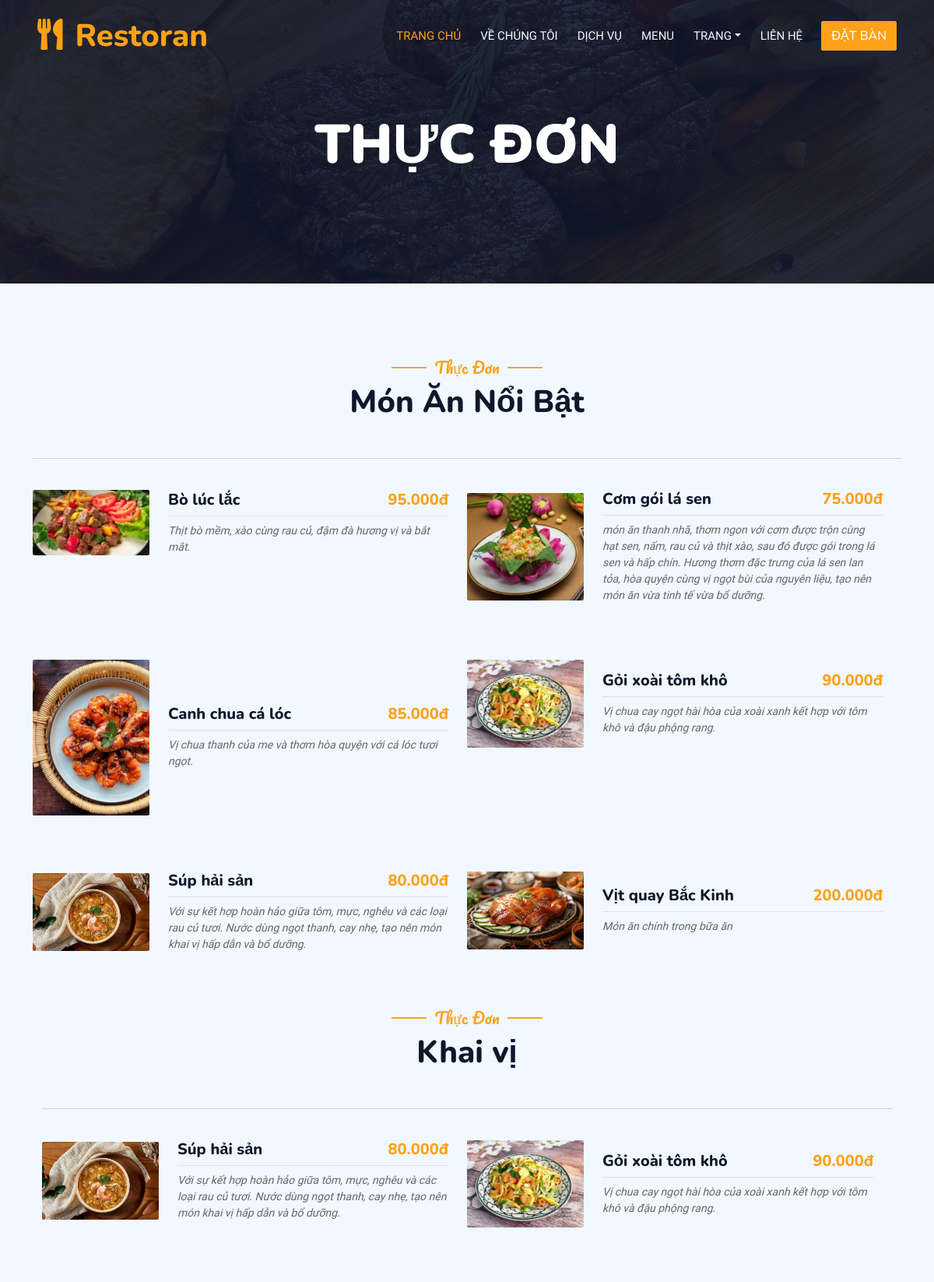
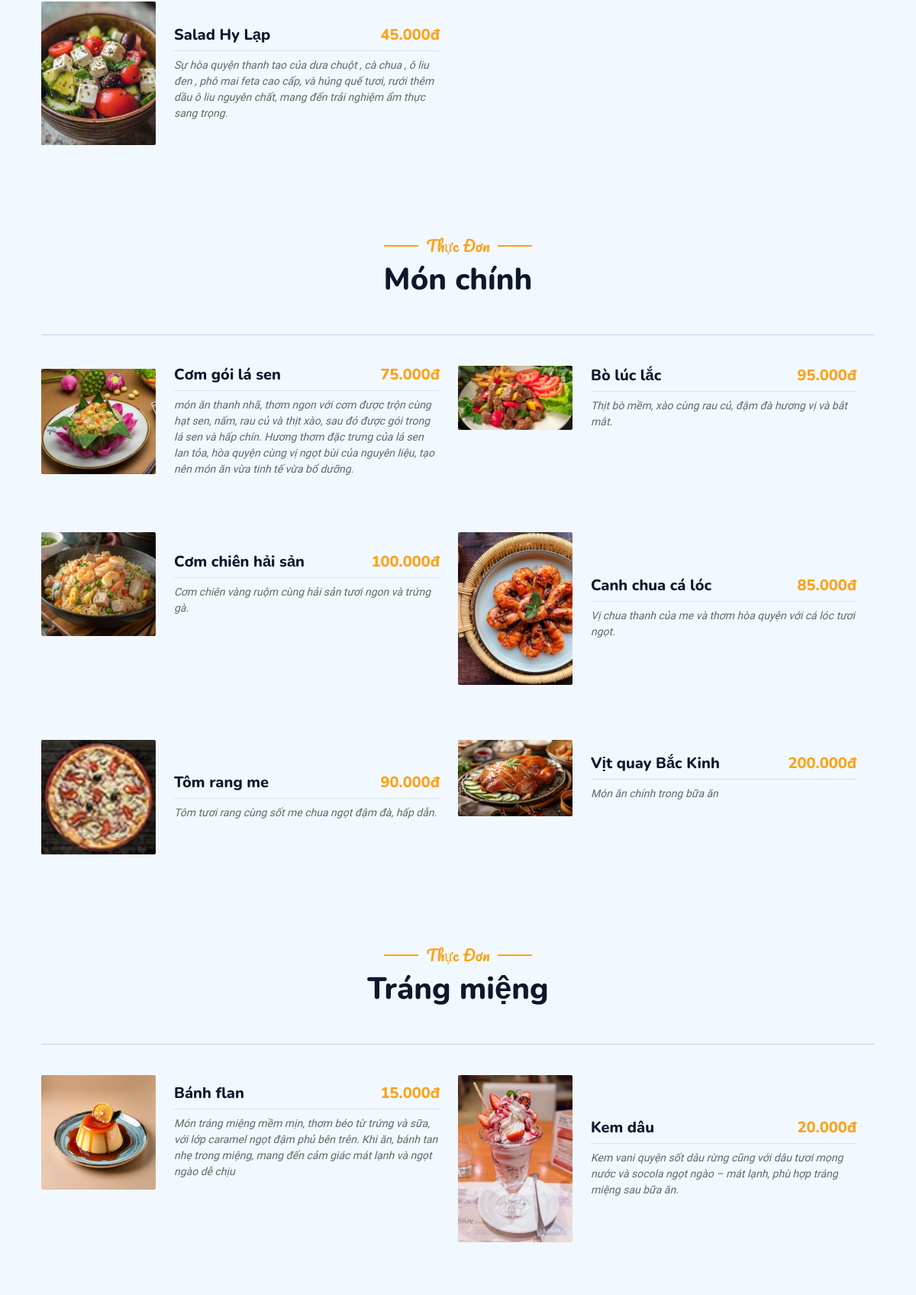
The app's page /index.php?page=menu (upper part) with its own data (2 pictures, top to bottom).
### tables this page shows
CREATE TABLE `monan` (
  `idmonan` int(11) NOT NULL,
  `tenmonan` varchar(100) NOT NULL,
  `mota` varchar(500) NOT NULL,
  `DonGia` double NOT NULL,
  `hinhanh` varchar(200) NOT NULL,
  `iddm` int(11) NOT NULL,
  `DonViTinh` varchar(100) NOT NULL,
  `TrangThai` enum('active','inactive') DEFAULT 'active'
);

### page/menu.php (the view, shortened to what this page needs)
<!DOCTYPE html>
<html lang="vi">
<head>
</head>
<body>
    <div class="container-xxl bg-white p-0">
        <div class="container-xxl py-5 bg-dark hero-header mb-5">
            <div class="container text-center my-5 pt-5 pb-4">
                <h1 class="display-3 text-white mb-3 animated slideInDown" style="font-size: 70px;"><b>THỰC ĐƠN</b></h1>
            </div>
        </div>
    </div>
    <div class="container-xxl py-5 ">
        <div class="container pb-5">
            <div class="text-center wow fadeInUp" data-wow-delay="0.1s">
                <h5 class="section-title ff-secondary text-center text-primary fw-normal">Thực Đơn</h5>
                <h1 class="mb-5">Món Ăn Nổi Bật</h1>
                <hr>
            </div>
            <div class="tab-class text-center wow fadeInUp" data-wow-delay="0.1s">
                <div class="tab-content">
                    <div id="tab-1" class="tab-pane fade show p-0 active">
                        <div class="row g-4">
                            <?php
                            $conn = mysqli_connect("localhost", "hceeab2b55_chung9atm", "Chung2002!", "hceeab2b55_restaurant");
                            if ($conn) {
                                mysqli_set_charset($conn, "utf8");
                                $str = "SELECT m.*, COUNT(ct.idmonan) as total_ordered
                                        FROM monan m
                                        JOIN chitiethoadon ct ON m.idmonan = ct.idmonan
                                        JOIN hoadon h ON ct.idHD = h.idHD
                                        GROUP BY m.idmonan
                                        ORDER BY total_ordered DESC
                                        LIMIT 6";
                                $result = mysqli_query($conn, $str);
                                if ($result->num_rows > 0) {
                                    echo "<div class='row'>";
                                    while ($row = mysqli_fetch_assoc($result)) {
                                        echo "
                                            <div class='col-md-6 mt-5'>
                                                <div class='d-flex align-items-center mb-4'>
                                                    <img class='flex-shrink-0 img-fluid rounded' src='img/{$row['hinhanh']}'
                                                        style='width: 150px; object-fit: cover;'>
                                                    <div class='w-100 d-flex flex-column text-start ps-4'>
                                                        <h5 class='d-flex justify-content-between border-bottom pb-2'>
                                                            <span>{$row['tenmonan']}</span>
                                                            <span class='text-primary'>" . number_format($row['DonGia'], 0, ',', '.') . "đ</span>
                                                        </h5>
                                                        <small class='fst-italic'>{$row['mota']}</small>
                                                    </div>
                                                </div>
                                            </div>
                                            ";
                                    }
                                    echo "</div>";
                                }
                            }
                            ?>
                        </div>
                    </div>
                </div>
                <div class="container pt-5 pb-5">
                    <div class="text-center wow fadeInUp" data-wow-delay="0.1s">
                        <h5 class="section-title ff-secondary text-center text-primary fw-normal">Thực Đơn</h5>
                        <h1 class="mb-5">Khai vị</h1>
                        <hr>
                    </div>
                    <div class="tab-class text-center wow fadeInUp" data-wow-delay="0.1s">
                        <div class="tab-content">
                            <div id="tab-1" class="tab-pane fade show p-0 active">
                                <div class="row g-4">
                                    <?php
                                    $conn = mysqli_connect("localhost", "hceeab2b55_chung9atm", "Chung2002!", "hceeab2b55_restaurant");
                                    if ($conn) {
                                        mysqli_set_charset($conn, "utf8");
                                        $str = "select*from monan where iddm = 1 ";
                                        $result = mysqli_query($conn, $str);
                                        if ($result->num_rows > 0) {
                                            echo "<div class='row'>";
                                            while ($row = mysqli_fetch_assoc($result)) {
                                                echo "
                                            <div class='col-md-6 mt-5'>
                                                <div class='d-flex align-items-center mb-4'>
                                                    <img class='flex-shrink-0 img-fluid rounded' src='img/{$row['hinhanh']}'
                                                        style='width: 150px; object-fit: cover;'>
                                                    <div class='w-100 d-flex flex-column text-start ps-4'>
                                                        <h5 class='d-flex justify-content-between border-bottom pb-2'>
                                                            <span>{$row['tenmonan']}</span>
                                                            <span class='text-primary'>" . number_format($row['DonGia'], 0, ',', '.') . "đ</span>
                                                        </h5>
                                                        <small class='fst-italic'>{$row['mota']}</small>
                                                    </div>
                                                </div>
                                            </div>
                                            ";
                                            }
                                            echo "</div>";
                                        }
                                    }
                                    ?>
                                </div>
                            </div>
                        </div>
                    </div>
                </div>
                <div class="container pt-5 pb-5">
                    <div class="text-center wow fadeInUp" data-wow-delay="0.1s">
                        <h5 class="section-title ff-secondary text-center text-primary fw-normal">Thực Đơn</h5>
                        <h1 class="mb-5">Món chính</h1>
                        <hr>
                    </div>
                    <div class="tab-class text-center wow fadeInUp" data-wow-delay="0.1s">
                        <div class="tab-content">
                            <div id="tab-1" class="tab-pane fade show p-0 active">
                                <div class="row g-4">
                                    <?php
                                    $conn = mysqli_connect("localhost", "hceeab2b55_chung9atm", "Chung2002!", "hceeab2b55_restaurant");
                                    if ($conn) {
                                        mysqli_set_charset($conn, "utf8");
                                        $str = "select*from monan where iddm = 2 ";
                                        $result = mysqli_query($conn, $str);
                                        if ($result->num_rows > 0) {
                                            echo "<div class='row'>";
                                            while ($row = mysqli_fetch_assoc($result)) {
                                                echo "
                                            <div class='col-md-6 mt-5'>
                                                <div class='d-flex align-items-center mb-4'>
                                                    <img class='flex-shrink-0 img-fluid rounded' src='img/{$row['hinhanh']}'
                                                        style='width: 150px; object-fit: cover;'>
                                                    <div class='w-100 d-flex flex-column text-start ps-4'>
                                                        <h5 class='d-flex justify-content-between border-bottom pb-2'>
                                                            <span>{$row['tenmonan']}</span>
                                                            <span class='text-primary'>" . number_format($row['DonGia'], 0, ',', '.') . "đ</span>
                                                        </h5>
                                                        <small class='fst-italic'>{$row['mota']}</small>
                                                    </div>
                                                </div>
                                            </div>
                                            ";
                                            }
                                            echo "</div>";
                                        }
                                    }
                                    ?>
                                </div>
                            </div>
                        </div>
                    </div>
                </div>
                <div class="container pt-5 pb-5">
                    <div class="text-center wow fadeInUp" data-wow-delay="0.1s">
                        <h5 class="section-title ff-secondary text-center text-primary fw-normal">Thực Đơn</h5>
                        <h1 class="mb-5">Tráng miệng</h1>
                        <hr>
                    </div>
                    <div class="tab-class text-center wow fadeInUp" data-wow-delay="0.1s">
                        <div class="tab-content">
                            <div id="tab-1" class="tab-pane fade show p-0 active">
                                <div class="row g-4">
                                    <?php
                                    $conn = mysqli_connect("localhost", "hceeab2b55_chung9atm", "Chung2002!", "hceeab2b55_restaurant");
                                    if ($conn) {
                                        mysqli_set_charset($conn, "utf8");
                                        $str = "select*from monan where iddm = 3 ";
                                        $result = mysqli_query($conn, $str);
                                        if ($result->num_rows > 0) {
                                            echo "<div class='row'>";
                                            while ($row = mysqli_fetch_assoc($result)) {
                                                echo "
                                            <div class='col-md-6 mt-5'>
                                                <div class='d-flex align-items-center mb-4'>
                                                    <img class='flex-shrink-0 img-fluid rounded' src='img/{$row['hinhanh']}'
                                                        style='width: 150px; object-fit: cover;'>
                                                    <div class='w-100 d-flex flex-column text-start ps-4'>
                                                        <h5 class='d-flex justify-content-between border-bottom pb-2'>
                                                            <span>{$row['tenmonan']}</span>
                                                            <span class='text-primary'>" . number_format($row['DonGia'], 0, ',', '.') . "đ</span>
                                                        </h5>
                                                        <small class='fst-italic'>{$row['mota']}</small>
                                                    </div>
                                                </div>
                                            </div>
                                            ";
                                            }
                                            echo "</div>";
                                        }
                                    }
                                    ?>
                                </div>
                            </div>
                        </div>
                    </div>
                </div>
            </div>
</body>
</html>

### css/style.css (style rules this page uses)
:root { --primary: #FEA116; --light: #F1F8FF; --dark: #0F172B; }
.ff-secondary { font-family: 'Pacifico', cursive; }
.hero-header { background: linear-gradient(rgba(15, 23, 43, .9), rgba(15, 23, 43, .9)), url(../img/bg-hero.jpg); background-position: center center; background-repeat: no-repeat; background-size: cover; }
.section-title { position: relative; display: inline-block; }
.section-title::before { position: absolute; content: ""; width: 45px; height: 2px; top: 50%; left: -55px; margin-top: -1px; background: var(--primary); }
.section-title::after { position: absolute; content: ""; width: 45px; height: 2px; top: 50%; right: -55px; margin-top: -1px; background: var(--primary); }

### records on screen
monan: hinhanh (picture), tenmonan "Bò lúc lắc", DonGia "95.000", mota "Thịt bò mềm, xào cùng rau củ, đậm đà hương vị và bắt mắt."
monan: hinhanh (picture), tenmonan "Cơm gói lá sen", DonGia "75.000", mota "món ăn thanh nhã, thơm ngon với cơm được trộn cùng hạt sen, nấm, rau củ và thịt xào, sau đó được gói trong lá sen và hấp chín. Hương thơm đặc trưng của lá sen lan tỏa, hòa quyện cùng vị ngọt bùi của nguyên liệu, tạo nên món ăn vừa tinh tế vừa bổ dưỡng."
monan: hinhanh (picture), tenmonan "Canh chua cá lóc", DonGia "85.000", mota "Vị chua thanh của me và thơm hòa quyện với cá lóc tươi ngọt."
monan: hinhanh (picture), tenmonan "Gỏi xoài tôm khô", DonGia "90.000", mota "Vị chua cay ngọt hài hòa của xoài xanh kết hợp với tôm khô và đậu phộng rang."
monan: hinhanh (picture), tenmonan "Súp hải sản", DonGia "80.000", mota "Với sự kết hợp hoàn hảo giữa tôm, mực, nghêu và các loại rau củ tươi. Nước dùng ngọt thanh, cay nhẹ, tạo nên món khai vị hấp dẫn và bổ dưỡng."
monan: hinhanh (picture), tenmonan "Vịt quay Bắc Kinh", DonGia "200.000", mota "Món ăn chính trong bữa ăn"
monan: hinhanh (picture), tenmonan "Salad Hy Lạp", DonGia "45.000", mota "Sự hòa quyện thanh tao của dưa chuột , cà chua , ô liu đen , phô mai feta cao cấp, và húng quế tươi, rưới thêm dầu ô liu nguyên chất, mang đến trải nghiệm ẩm thực sang trọng."
monan: hinhanh (picture), tenmonan "Cơm chiên hải sản", DonGia "100.000", mota "Cơm chiên vàng ruộm cùng hải sản tươi ngon và trứng gà."
monan: hinhanh (picture), tenmonan "Tôm rang me", DonGia "90.000", mota "Tôm tươi rang cùng sốt me chua ngọt đậm đà, hấp dẫn."
monan: hinhanh (picture), tenmonan "Bánh flan", DonGia "15.000", mota "Món tráng miệng mềm mịn, thơm béo từ trứng và sữa, với lớp caramel ngọt đậm phủ bên trên. Khi ăn, bánh tan nhẹ trong miệng, mang đến cảm giác mát lạnh và ngọt ngào dễ chịu"
monan: hinhanh (picture), tenmonan "Kem dâu", DonGia "20.000", mota "Kem vani quyện sốt dâu rừng cũng với dâu tươi mọng nước và socola ngọt ngào – mát lạnh, phù hợp tráng miệng sau bữa ăn."
